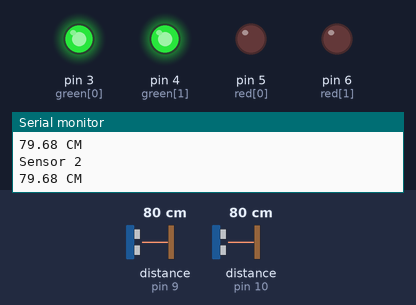
Bench run of a sketch on a simulated Arduino Uno, built with avr-gcc and run on an emulated ATmega328P. Shown: output pins drawn as LEDs (lit = HIGH), the last lines printed to the serial monitor. Wiring (inferred from the names in the program): 2 × ultrasonic range finder: trigger pin 7, echo pin 9 / trigger pin 8, echo pin 10. The test bench sets the inputs (shaded band); at power-on: distance to the obstacle (sensors on pin 9, pin 10) 80 cm. The echo pulse lasts 58.3 µs per cm; pins used as bus, display or sensor lines are not drawn.

Above: at 1.3 s.
1.4 s: distance to the obstacle (sensor on pin 9) set to 4 cm
2.9 s: distance to the obstacle (sensor on pin 9) set to 2 cm
At 3.9 s:
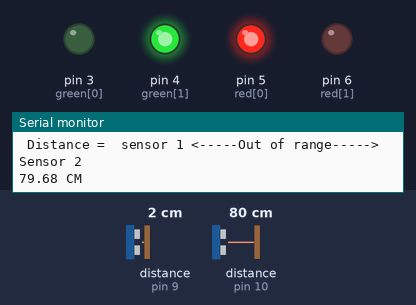
4.5 s: distance to the obstacle (sensor on pin 10) set to 4 cm
6.0 s: distance to the obstacle (sensor on pin 10) set to 2 cm
At 7.2 s:
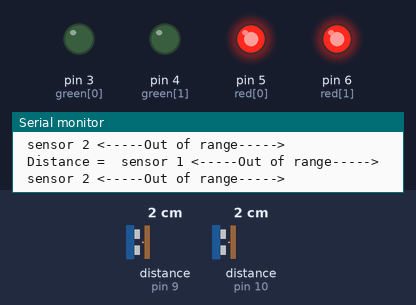
7.6 s: distance to the obstacle (sensor on pin 9) set to 9 cm
At 8.8 s:
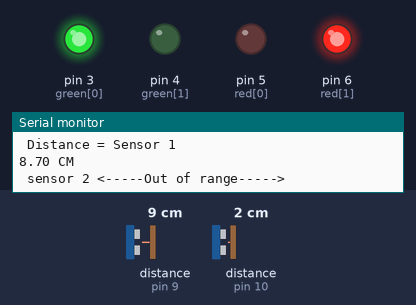
9.1 s: distance to the obstacle (sensor on pin 10) set to 9 cm
At 10.6 s:
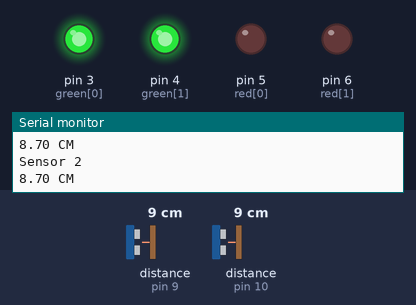
Timing chart, 0 to 11.6 s (numbered marks = the images above; inputs shaded):
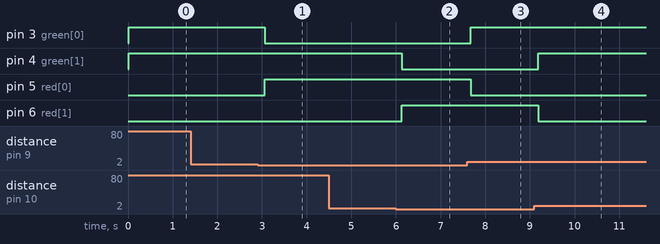

The sketch:

vijay_project.ino
```cpp
/*********************************************************************************************************/
/*                                                                                                       */
/* Author: SYEED MOHD AMEEN                                                   Date: 14-09-2021           */
/* Email:   ameensyeed2@gmail.com                                                                        */
/*                                                                                                       */
/*********************************************************************************************************/

/*********************************************************************************************************/
/*                                      THE MIT LICENSE (MIT)                                            */
/*-------------------------------------------------------------------------------------------------------*/
/* Permission is hereby granted, free of charge, to any person obtaining a copy of this software         */
/* and associated documentation files (the "Software"), to deal in the Software without restriction,     */
/* including without limitation the rights to use, copy, modify, merge, publish, distribute,             */
/* sublicense, and/or sell copies of the Software, and to permit persons to whom the Software            */
/* is furnished to do so, subject to the following conditions:                                           */
/*                                                                                                       */
/* The above copyright notice and this permission notice shall be included in all copies                 */
/* or substantial portions of the Software.                                                              */
/*                                                                                                       */
/* THE SOFTWARE IS PROVIDED "AS IS", WITHOUT WARRANTY OF ANY KIND, EXPRESS OR IMPLIED,                   */
/* INCLUDING BUT NOT LIMITED TO THE WARRANTIES OF MERCHANTABILITY, FITNESS FOR A PARTICULAR PURPOSE      */
/* AND NONINFRINGEMENT. IN NO EVENT SHALL THE AUTHORS OR COPYRIGHT HOLDERS BE LIABLE FOR ANY CLAIM,      */
/* DAMAGES OR OTHER LIABILITY, WHETHER IN AN ACTION OF CONTRACT, TORT OR OTHERWISE, ARISING FROM, OUT OF */
/* OR IN CONNECTION WITH THE SOFTWARE OR THE USE OR OTHER DEALINGS IN THE SOFTWARE.                      */
/*********************************************************************************************************/


/* HC-SR04 Sensor range 4-Meters (actually 2-Meter but 4-Meter is safe side) */
#define MAX_DISTANCE  400
#define MIN_DISTANCE  2

/* Led pins statically declare in EEPROM  (make sure your pins are active high)*/
static byte green[] = {3,4};
static byte red[]   = {5,6};

/* sensor pins statically declare in EEPROM */
static byte trigger[] = {7,8};
static byte echo[]    = {9,10};

float distance[2];
float duration[2];

/* setup all the Input/Output */
void setup() {
  Serial.begin(9600);
  /* led output pin declaration */
  for (byte i=0; i<2; i++){
    pinMode(red[i], OUTPUT);
    pinMode(green[i], OUTPUT);
  }

  /* set initial states of leds (green led is high) */
  for (byte i=0; i<2; i++){
    digitalWrite(red[i], LOW);
    digitalWrite(green[i], LOW);
  }

  /* set trigger & Echo pin modes */
  for (byte i=0; i<2; i++){
    pinMode(trigger[i], OUTPUT);
    pinMode(echo[i], INPUT);
  }
}

void loop() {
  digitalWrite(trigger[0], LOW);
  delayMicroseconds(2);
  digitalWrite(trigger[0], HIGH);
  delayMicroseconds(10);

  digitalWrite(trigger[0], LOW);

  /* Measure the response from sensor pins ECHO */
  duration[0] = pulseIn(echo[0], HIGH);

  /* Determine distance from duration */
  /* Use 343 meters/sec as speed of sound (if humidity is constant) */
  distance[0] = (duration[0] / 2) * (0.0343);


  /* Read data from second Sensor */
  digitalWrite(trigger[1], LOW);
  delayMicroseconds(2);
  digitalWrite(trigger[1], HIGH);
  delayMicroseconds(10);

  digitalWrite(trigger[1], LOW);

  /* Measure the response from sensor pins ECHO */
  duration[1] = pulseIn(echo[1], HIGH);

  /* Determine distance from duration */
  /* Use 343 meters/sec as speed of sound (if humidity is constant) */
  distance[1] = (duration[1] / 2) * (0.0343);

  Serial.print(" Distance = ");
  if (distance[0] >= MAX_DISTANCE || distance[0] < MIN_DISTANCE){
    Serial.println(" sensor 1 <-----Out of range----->");

      digitalWrite(red[0], HIGH);
      digitalWrite(green[0], LOW);
  }
  else {
    Serial.println("Sensor 1 ");
    Serial.print(distance[0]);
    Serial.println(" CM ");

      digitalWrite(red[0], LOW);
      digitalWrite(green[0], HIGH);
  }

  if (distance[1] >= MAX_DISTANCE || distance[1] < MIN_DISTANCE){
    Serial.println(" sensor 2 <-----Out of range----->");

      digitalWrite(red[1], HIGH);
      digitalWrite(green[1], LOW);
  }
  else {
    Serial.println("Sensor 2 ");
    Serial.print(distance[1]);
    Serial.println(" CM ");

      digitalWrite(red[1], LOW);
      digitalWrite(green[1], HIGH);
  }
  delay(500);           /* set delay according to your requirment */
}
```

Measured:
- the behaviour switches between 3 and 2 cm on distance to the obstacle (sensor on pin 9) (found by bisection; images 0 and 1)
- the behaviour switches between 3 and 2 cm on distance to the obstacle (sensor on pin 10) (found by bisection; images 1 and 2)
- after the input at 2.9 s, pin 3 (green[0]): HIGH → LOW after 0.16 s; pin 5 (red[0]): LOW → HIGH after 0.16 s
- after the input at 6.0 s, pin 4 (green[1]): HIGH → LOW after 0.13 s; pin 6 (red[1]): LOW → HIGH after 0.13 s
- after the input at 7.6 s, pin 3 (green[0]): LOW → HIGH after 0.07 s; pin 5 (red[0]): HIGH → LOW after 0.07 s
- after the input at 9.1 s, pin 4 (green[1]): LOW → HIGH after 0.09 s; pin 6 (red[1]): HIGH → LOW after 0.09 s
